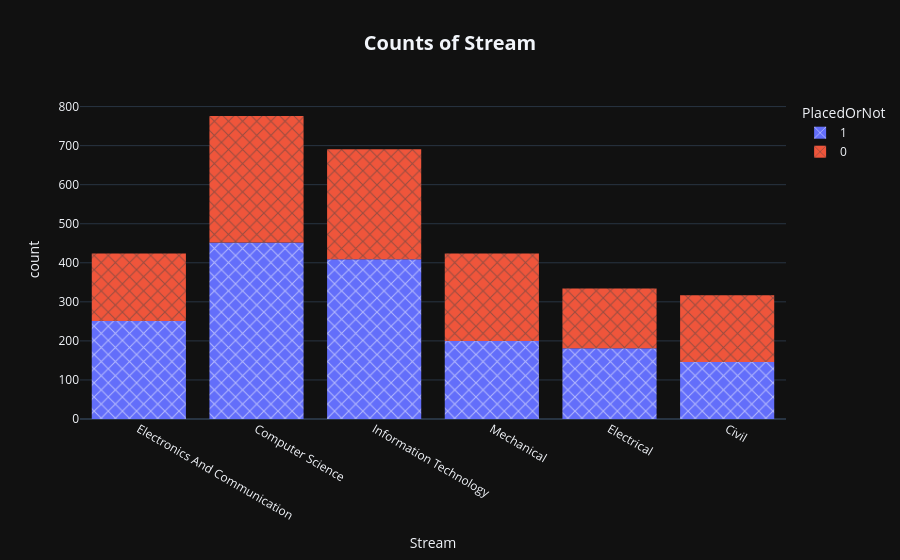

Write notebook code for a chart like this one.
### Code cell
fig = px.histogram(
    data_frame=df,
    x="Stream",
    color="PlacedOrNot",
    title="<b>Counts of Stream</b>",
    pattern_shape_sequence=['x'],
    template='plotly_dark'
)

fig.update_layout(
    title_x=0.5,
    title_font=dict(size=20),
    uniformtext_minsize=15
)

fig.show()

### Figure 1 — Plotly figure (JSON) as saved in the notebook; plotly's stock layout.template omitted (floating-point values rounded to 4 significant figures; data arrays with more than 128 entries replaced by an {"elided": "..."} marker saying what was removed)
{"data": [{"bingroup": "x", "hovertemplate": "PlacedOrNot=1<br>Stream=%{x}<br>count=%{y}<extra></extra>", "legendgroup": "1", "marker": {"color": "#636efa", "pattern": {"shape": "x"}}, "name": "1", "orientation": "v", "showlegend": true, "type": "histogram", "x": {"elided": "1639 str values"}, "xaxis": "x", "yaxis": "y"}, {"bingroup": "x", "hovertemplate": "PlacedOrNot=0<br>Stream=%{x}<br>count=%{y}<extra></extra>", "legendgroup": "0", "marker": {"color": "#EF553B", "pattern": {"shape": "x"}}, "name": "0", "orientation": "v", "showlegend": true, "type": "histogram", "x": {"elided": "1327 str values"}, "xaxis": "x", "yaxis": "y"}], "layout": {"barmode": "relative", "legend": {"title": {"text": "PlacedOrNot"}, "tracegroupgap": 0}, "title": {"font": {"size": 20}, "text": "<b>Counts of Stream</b>", "x": 0.5}, "uniformtext": {"minsize": 15}, "xaxis": {"anchor": "y", "domain": [0, 1], "title": {"text": "Stream"}}, "yaxis": {"anchor": "x", "domain": [0, 1], "title": {"text": "count"}}}}
